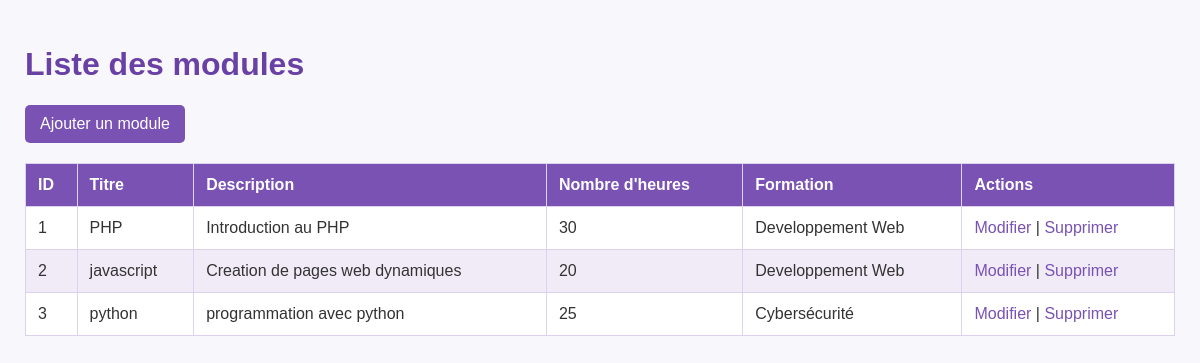
Page /Module/index.php on the committed database.
### tables this page shows
CREATE TABLE `module` (
  `ID_module` int(11) NOT NULL,
  `Titre` varchar(100) NOT NULL,
  `Description` text DEFAULT NULL,
  `Nbre_heures` int(11) NOT NULL,
  `id_formation` int(11) DEFAULT NULL
);

CREATE TABLE `formation` (
  `ID` int(11) NOT NULL,
  `Titre` varchar(100) NOT NULL,
  `Description` text DEFAULT NULL,
  `Durée` int(11) NOT NULL,
  `Langue` varchar(20) NOT NULL
);

### Module/index.php (the view, shortened to what this page needs)
<?php
require_once "../database/connexion.php";
$sql = "SELECT Module.*, Formation.Titre AS nom_formation
        FROM Module
        INNER JOIN Formation
        ON Module.id_formation = Formation.ID";
$statement = $pdo->query($sql);
$modules = $statement->fetchAll(
    PDO::FETCH_ASSOC
);
?>
<!DOCTYPE html>
<html lang="fr">
<head>
    <link rel="stylesheet" href="../css/pages.css">
</head>
<body>
    <h1>Liste des modules</h1>
    <a href="create.php">Ajouter un module</a>
    <table border="1">
        <thead>
            <tr>
                <th>ID</th>
                <th>Titre</th>
                <th>Description</th>
                <th>Nombre d'heures</th>
                <th>Formation</th>
                <th>Actions</th>
            </tr>
        </thead>
        <tbody>
            <?php foreach ($modules as $module) { ?>
                <tr>
                    <td><?php echo $module["ID_module"]; ?></td>
                    <td><?php echo htmlspecialchars($module["Titre"]); ?></td>
                    <td><?php echo htmlspecialchars($module["Description"]); ?></td>
                    <td><?php echo $module["Nbre_heures"]; ?></td>
                    <td><?php echo htmlspecialchars($module["nom_formation"]); ?></td>
                    <td>
                        <a href="edit.php?id=<?php echo $module["ID_module"]; ?>">
                            Modifier
                        </a>
                        |
                        <a href="delete.php?id=<?php echo $module["ID_module"]; ?>">
                            Supprimer
                        </a>
                    </td>
                </tr>
            <?php } ?>
        </tbody>
    </table>
</body>
</html>

### css/pages.css (style rules this page uses)
* { box-sizing: border-box; }
body { margin: 0; padding: 25px; background: #f8f7fb; color: #333; font-family: Arial, sans-serif; }
h1, h2 { color: #6941a5; }
a { color: #7952b3; text-decoration: none; }
table { width: 100%; margin-top: 20px; border-collapse: collapse; background: white; }
th, td { padding: 12px; border: 1px solid #ddd2ed; text-align: left; }
th { background: #7952b3; color: white; }
tbody tr:nth-child(even) { background: #f1ebf8; }
form button, body > a[href="create.php"] { display: inline-block; padding: 10px 15px; border: none; border-radius: 5px; background: #7952b3; color: white; font: inherit; cursor: pointer; }

### rows in the picture
module: ID_module "1", Titre "PHP", Description "Introduction au PHP", Nbre_heures "30", id_formation.Titre "Developpement Web"
module: ID_module "2", Titre "javascript", Description "Creation de pages web dynamiques", Nbre_heures "20", id_formation.Titre "Developpement Web"
module: ID_module "3", Titre "python", Description "programmation avec python", Nbre_heures "25", id_formation.Titre "Cybersécurité"
